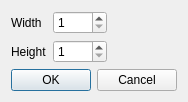
<?xml version="1.0" encoding="UTF-8"?>
<ui version="4.0">
 <class>SizeDialog</class>
 <widget class="QDialog" name="SizeDialog">
  <property name="geometry">
   <rect>
    <x>0</x>
    <y>0</y>
    <width>174</width>
    <height>95</height>
   </rect>
  </property>
  <property name="windowTitle">
   <string>Set Size</string>
  </property>
  <layout class="QVBoxLayout" name="verticalLayout">
   <item>
    <layout class="QGridLayout" name="gridLayout">
     <item row="0" column="0">
      <widget class="QLabel" name="label">
       <property name="text">
        <string>Width</string>
       </property>
      </widget>
     </item>
     <item row="0" column="1">
      <widget class="QSpinBox" name="m_width">
       <property name="minimum">
        <number>1</number>
       </property>
       <property name="maximum">
        <number>9999</number>
       </property>
      </widget>
     </item>
     <item row="0" column="2">
      <spacer name="horizontalSpacer">
       <property name="orientation">
        <enum>Qt::Horizontal</enum>
       </property>
       <property name="sizeHint" stdset="0">
        <size>
         <width>40</width>
         <height>20</height>
        </size>
       </property>
      </spacer>
     </item>
     <item row="1" column="0">
      <widget class="QLabel" name="label_2">
       <property name="text">
        <string>Height</string>
       </property>
      </widget>
     </item>
     <item row="1" column="1">
      <widget class="QSpinBox" name="m_height">
       <property name="minimum">
        <number>1</number>
       </property>
       <property name="maximum">
        <number>9999</number>
       </property>
      </widget>
     </item>
     <item row="1" column="2">
      <spacer name="horizontalSpacer_2">
       <property name="orientation">
        <enum>Qt::Horizontal</enum>
       </property>
       <property name="sizeHint" stdset="0">
        <size>
         <width>40</width>
         <height>20</height>
        </size>
       </property>
      </spacer>
     </item>
    </layout>
   </item>
   <item>
    <widget class="QDialogButtonBox" name="buttonBox">
     <property name="orientation">
      <enum>Qt::Horizontal</enum>
     </property>
     <property name="standardButtons">
      <set>QDialogButtonBox::Cancel|QDialogButtonBox::Ok</set>
     </property>
    </widget>
   </item>
  </layout>
 </widget>
 <resources/>
 <connections>
  <connection>
   <sender>buttonBox</sender>
   <signal>accepted()</signal>
   <receiver>SizeDialog</receiver>
   <slot>accept()</slot>
   <hints>
    <hint type="sourcelabel">
     <x>248</x>
     <y>254</y>
    </hint>
    <hint type="destinationlabel">
     <x>157</x>
     <y>274</y>
    </hint>
   </hints>
  </connection>
  <connection>
   <sender>buttonBox</sender>
   <signal>rejected()</signal>
   <receiver>SizeDialog</receiver>
   <slot>reject()</slot>
   <hints>
    <hint type="sourcelabel">
     <x>316</x>
     <y>260</y>
    </hint>
    <hint type="destinationlabel">
     <x>286</x>
     <y>274</y>
    </hint>
   </hints>
  </connection>
 </connections>
</ui>
